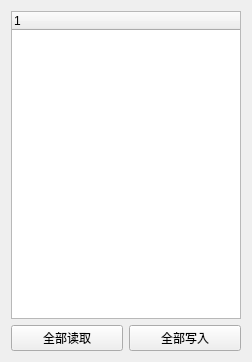
              <widget class="QWidget" name="page_2">
               <property name="geometry">
                <rect>
                 <x>0</x>
                 <y>0</y>
                 <width>252</width>
                 <height>362</height>
                </rect>
               </property>
               <attribute name="label">
                <string>          设备寄存器配置</string>
               </attribute>
               <layout class="QGridLayout" name="gridLayout_19">
                <item row="0" column="0" colspan="2">
                 <widget class="QTreeWidget" name="treeWidget">
                  <property name="styleSheet">
                   <string notr="true">font: 9pt &quot;Times New Roman&quot;;</string>
                  </property>
                  <column>
                   <property name="text">
                    <string notr="true">1</string>
                   </property>
                  </column>
                 </widget>
                </item>
                <item row="1" column="0">
                 <widget class="QPushButton" name="getALL_pushButton">
                  <property name="text">
                   <string>全部读取</string>
                  </property>
                 </widget>
                </item>
                <item row="1" column="1">
                 <widget class="QPushButton" name="setAll_pushButton">
                  <property name="text">
                   <string>全部写入</string>
                  </property>
                 </widget>
                </item>
               </layout>
              </widget>
